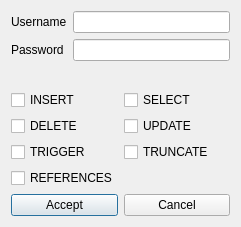
<?xml version="1.0" encoding="UTF-8"?>
<ui version="4.0">
 <class>userActionDialogBase</class>
 <widget class="QDialog" name="userActionDialogBase">
  <property name="geometry">
   <rect>
    <x>0</x>
    <y>0</y>
    <width>241</width>
    <height>227</height>
   </rect>
  </property>
  <property name="sizePolicy">
   <sizepolicy hsizetype="Minimum" vsizetype="Minimum">
    <horstretch>0</horstretch>
    <verstretch>0</verstretch>
   </sizepolicy>
  </property>
  <property name="maximumSize">
   <size>
    <width>247</width>
    <height>247</height>
   </size>
  </property>
  <property name="windowTitle">
   <string/>
  </property>
  <property name="sizeGripEnabled">
   <bool>false</bool>
  </property>
  <layout class="QVBoxLayout" name="verticalLayout">
   <item>
    <layout class="QFormLayout" name="formLayout_2">
     <item row="0" column="0">
      <widget class="QLabel" name="label">
       <property name="text">
        <string>Username</string>
       </property>
      </widget>
     </item>
     <item row="0" column="1">
      <widget class="QLineEdit" name="usernameIn"/>
     </item>
     <item row="1" column="0">
      <widget class="QLabel" name="label_2">
       <property name="text">
        <string>Password</string>
       </property>
      </widget>
     </item>
     <item row="1" column="1">
      <widget class="QLineEdit" name="passwordIn">
       <property name="inputMethodHints">
        <set>Qt::ImhHiddenText</set>
       </property>
      </widget>
     </item>
    </layout>
   </item>
   <item>
    <layout class="QFormLayout" name="formLayout">
     <item row="0" column="0">
      <widget class="QCheckBox" name="cbInsert">
       <property name="text">
        <string>INSERT</string>
       </property>
      </widget>
     </item>
     <item row="0" column="1">
      <widget class="QCheckBox" name="cbSelect">
       <property name="text">
        <string>SELECT</string>
       </property>
      </widget>
     </item>
     <item row="1" column="0">
      <widget class="QCheckBox" name="cbDelete">
       <property name="text">
        <string>DELETE</string>
       </property>
      </widget>
     </item>
     <item row="1" column="1">
      <widget class="QCheckBox" name="cbUpdate">
       <property name="text">
        <string>UPDATE</string>
       </property>
      </widget>
     </item>
     <item row="2" column="0">
      <widget class="QCheckBox" name="cbTrigger">
       <property name="text">
        <string>TRIGGER</string>
       </property>
      </widget>
     </item>
     <item row="2" column="1">
      <widget class="QCheckBox" name="cbTruncat">
       <property name="text">
        <string>TRUNCATE</string>
       </property>
      </widget>
     </item>
     <item row="3" column="0">
      <widget class="QCheckBox" name="cbRefer">
       <property name="text">
        <string>REFERENCES</string>
       </property>
      </widget>
     </item>
    </layout>
   </item>
   <item>
    <layout class="QHBoxLayout" name="horizontalLayout">
     <item>
      <widget class="QPushButton" name="acceptBttn">
       <property name="text">
        <string>Accept</string>
       </property>
      </widget>
     </item>
     <item>
      <widget class="QPushButton" name="cancelBttn">
       <property name="text">
        <string>Cancel</string>
       </property>
      </widget>
     </item>
    </layout>
   </item>
  </layout>
 </widget>
 <resources/>
 <connections/>
</ui>
